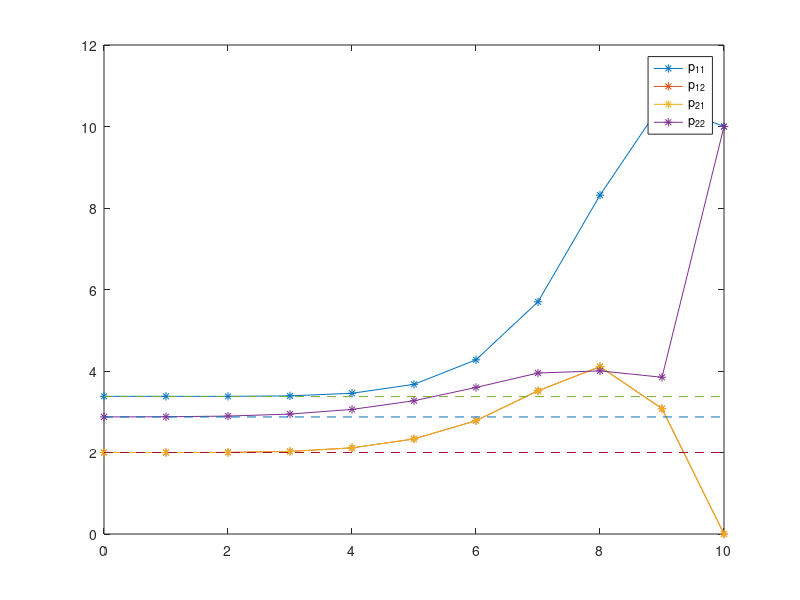
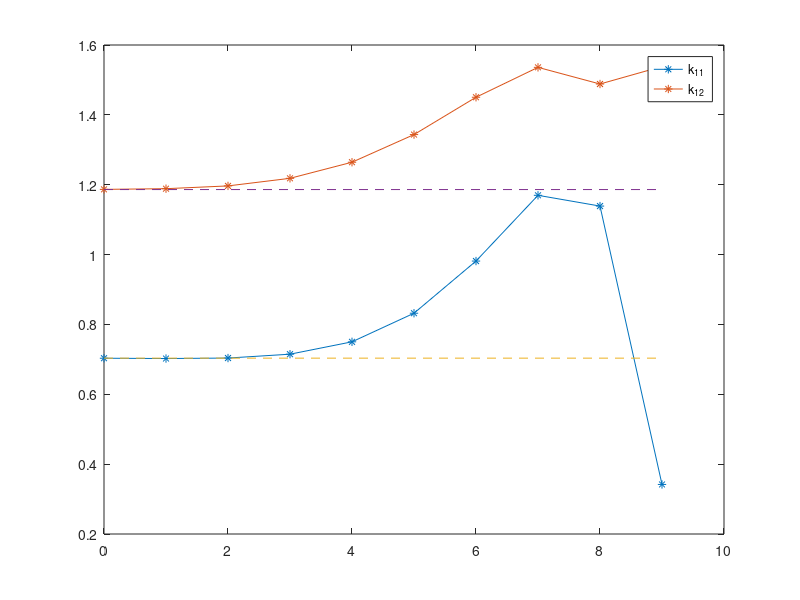
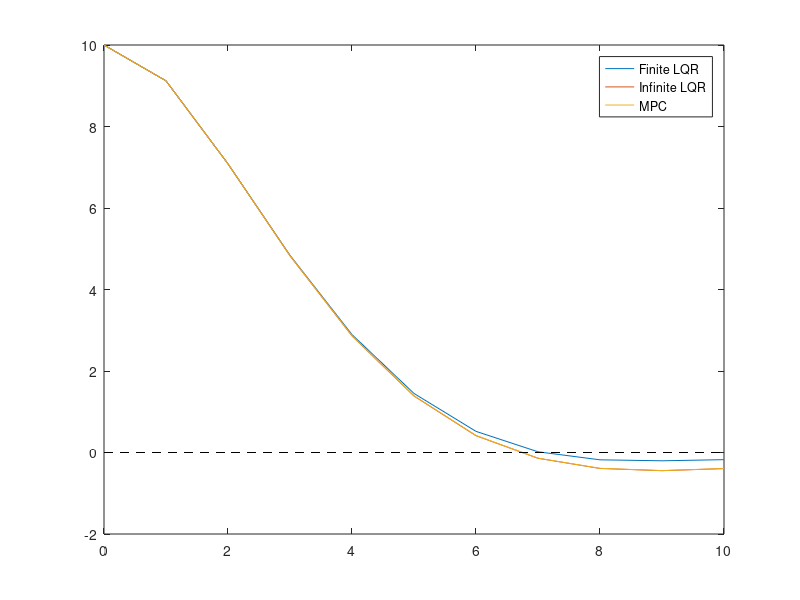
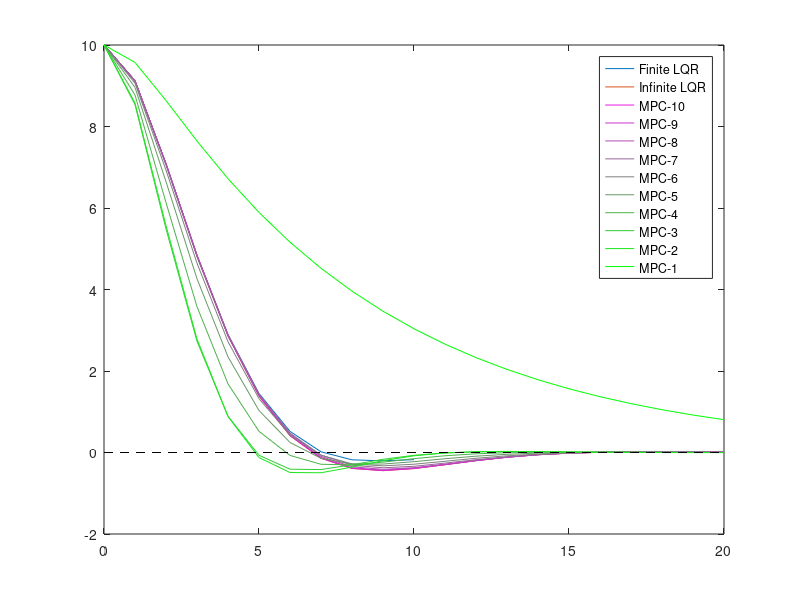

The MATLAB source for these figures, in order:
% LQR vs MPC
%% Specify problem
problem = 2;
switch problem
    case 1
        ndim = 1; % Dimension of the system
        dt = 0.5; % Sampling time
        nx = ndim;
        nu = ndim;
        A = 1;
        B = 1;
        Q = eye(nx);
        R = 10;
        S = 100*eye(nx);
        x0 = [10];
        N = 10;
    case 2
        ndim = 1; % Dimension of the system
        dt = 0.5; % Sampling time
        nx = 2 * ndim;
        nu = ndim;

        A = [eye(ndim) eye(ndim).*dt;
            zeros(ndim) eye(ndim)];
        B = [eye(ndim).*(dt^2/2);
            eye(ndim).*dt];
        
        Q = [1 0; 0 0];
        R = 1;
        S = 10*eye(nx);
        x0 = [10; 0];
        N = 10;
end


%% Finite time LQR
P = zeros(nx, nx, N+1);
P(:,:,N+1) = S;
K = zeros(nu, nx, N);
for i = N:-1:1
    K(:,:,i) = inv(R + B' * P(:,:,i+1) * B) * B' * P(:,:,i+1) * A;
    P(:,:,i) = Q + A' * P(:,:,i+1) * A - A' * P(:,:,i+1) * B * K(:,:,i);
end

%% Infinite time LQR
[K_inf, P_inf, ~] = dlqr(A, B, Q, R, zeros(nx, nu));

%% Compare the P matrices
figure; hold on
for i = 1:nx
    for j = 1:nx
        plot(0:N,permute(P(i,j,1:N+1),[3,1,2]),"LineStyle","-","Marker","*")
    end
end
for i = 1:nx
    for j = 1:nx
        plot(0:N,P_inf(i,j)*ones(1,N+1),"LineStyle","--")
    end
end
box on
legend("p_{11}","p_{12}","p_{21}","p_{22}")

%% Compare the gain K
figure; hold on
for i = 1:nu
    for j = 1:nx
        plot(0:N-1,permute(K(i,j,1:N),[3,1,2]),"LineStyle","-","Marker","*")
    end
end
for i = 1:nu
    for j = 1:nx
        plot(0:N-1,K_inf(i,j)*ones(1,N),"LineStyle","--")
    end
end
box on
legend("k_{11}","k_{12}")
%% Visualiza trajectory

x_lqr_f = zeros(nx, N+1); x_lqr_f(:,1) = x0;
x_lqr_inf = zeros(nx, N+1); x_lqr_inf(:,1) = x0;
x_lqr_mp = zeros(nx, N+1); x_lqr_mp(:,1) = x0;
for t = 1:N
    x_lqr_f(:,t+1) = (A - B * K(:,:,t)) * x_lqr_f(:,t);
    x_lqr_inf(:,t+1) = (A - B * K_inf) * x_lqr_inf(:,t);
    x_lqr_mp(:,t+1) = (A - B * K(:,:,1)) * x_lqr_mp(:,t);
end

figure; hold on
plot(0:N, x_lqr_f(1,:));
plot(0:N, x_lqr_inf(1,:));
plot(0:N, x_lqr_mp(1,:));
plot(0:N, zeros(1,N+1),"--k")
box on
legend("Finite LQR", "Infinite LQR", "MPC")

%% MPC with Different Preview Horizon
x_lqr_mps = zeros(nx, N+1, N);
for i = 1:N
    x_lqr_mps(:, 1, i) = x0;
end
for t = 1:2*N
    x_lqr_inf(:,t+1) = (A - B * K_inf) * x_lqr_inf(:,t);
    for i = 1:N
        x_lqr_mps(:,t+1,i) = (A - B * K(:,:,i)) * x_lqr_mps(:,t,i);
    end
end

figure; hold on
plot(0:N, x_lqr_f(1,:));
plot(0:2*N, x_lqr_inf(1,:));
for i = 1:N
    plot(0:2*N, x_lqr_mps(1,:,i), "color", [1-i/N, i/N, 1-i/N]);
end
plot(0:2*N, zeros(1,2*N+1),"--k")
box on
legend("Finite LQR", "Infinite LQR", "MPC-10","MPC-9","MPC-8","MPC-7","MPC-6","MPC-5","MPC-4","MPC-3","MPC-2","MPC-1")

%% Predicted Output
x_lqr_mp_steps = zeros(nx, N+1, N+1);
x_lqr_mp_steps(:, 1, 1) = x0;
for i = 1:N
    x_lqr_mp_steps(:,1,i+1) = (A - B * K(:,:,i)) * x_lqr_mp_steps(:,1,i);
end
for t = 1:N
    x_lqr_mp_steps(:,t+1,1) = (A - B * K(:,:,1)) * x_lqr_mp_steps(:,t,1);
    for i = 1:N
        x_lqr_mp_steps(:,t+1,i+1) = (A - B * K(:,:,i)) * x_lqr_mp_steps(:,t+1,i);
    end
end
figure; hold on
plot(0:N, x_lqr_f(1,:));
plot(0:2*N, x_lqr_inf(1,:));
for t = 1:N
    plot(t-1:t+N-1, permute(x_lqr_mp_steps(1,t,:),[1,3,2]), "color", [1-t/N, t/N, 1-t/N]);
end
box on
legend("Finite LQR", "Infinite LQR", "MPC Time 0","MPC Time 1","MPC Time 2","MPC Time 3","MPC Time 4","MPC Time 5","MPC Time 6","MPC Time 7","MPC Time 8","MPC Time 9")
